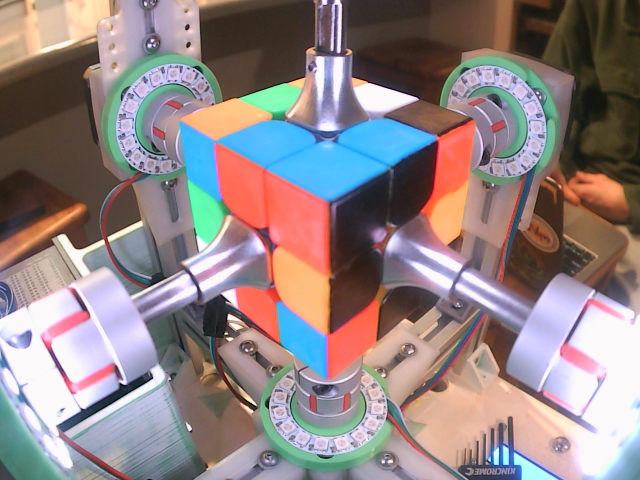
#> input picture copyTop.png, 640 x 480 px
$ python imageTest.py
#> lines starting #> are read from the running program, lines starting #| are printed output that depends on the picture
import cv2 as cv
import imutils

imageTop = cv.imread("copyTop.png")
#> imageTop is the input picture: shape (480, 640, 3); mean B, G, R 132.3, 131.6, 144.9
imageBottom = cv.imread("copyBottom.png")
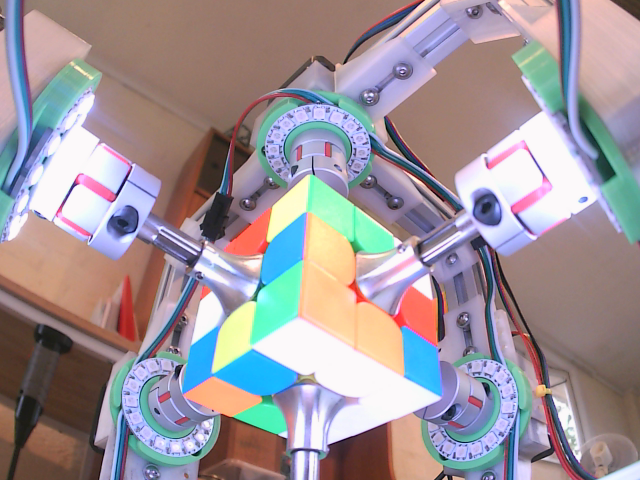
#> input picture copyBottom.png, 640 x 480 px
#> imageBottom is the input picture: shape (480, 640, 3); mean B, G, R 153.3, 147.5, 157.5

#imageTop = imutils.rotate(imageTop, 180)

lineSize = 1

blue = (255, 100, 100)

listBack = [
    (190 ,150), #1
    (225, 175), #2
    (280, 210), #3
    (195, 205), #4
    (240, 235), #5
    (290, 280), #6
    (225, 290), #7
    (250, 300), #8
    (290, 330)  #9
]

listLeft = [
    (350 ,220), #1
    (400, 180), #2
    (450, 155), #3
    (350, 270), #4
    (400, 240), #5
    (445, 205), #6
    (345, 330), #7
    (395, 295), #8
    (420, 290)  #9
]

listUp = [
    (330 ,170), #1
    (260, 135), #2
    (205, 115), #3
    (370, 135), #4
    (325, 110), #5
    (270, 95), #6
    (410, 110), #7
    (370, 95), #8
    (293, 78)  #9
]

listDown = [
    (210 ,290), #1
    (260, 270), #2
    (320, 240), #3
    (260, 310), #4
    (310, 290), #5
    (370, 260), #6
    (338, 332), #7
    (360, 315), #8
    (400, 290)  #9
]

listRight = [
    (330, 80), #1
    (380, 120), #2
    (425, 175), #3
    (330, 120), #4
    (375, 150), #5
    (425, 200), #6
    (330, 180), #7
    (390, 220), #8
    (430, 245)  #9
]

listFront = [
    (198, 174), #1
    (250, 120), #2
    (295, 80), #3
    (200, 200), #4
    (240, 160), #5
    (290, 130), #6
    (190, 250), #7
    (230, 230), #8
    (280, 190)  #9
]

#returns list of colours based on input list of positions
def getColours(list, image, face):
    #this loops takes small snippet of colour and gets BGR value for the dominant colour
    #Then returns cubie value
#> called with face = 'B'
    for i in range(len(list)):
        XY = list[i]
        x = XY[0]
        y = XY[1]
        P1 = (x, y)
        squareSize = 10
        P2 = (x + squareSize, y + squareSize)

        image = cv.rectangle(image, P1, P2, blue, lineSize)
        image = cv.putText(image, str(i+1), P2, 1, 1, blue)
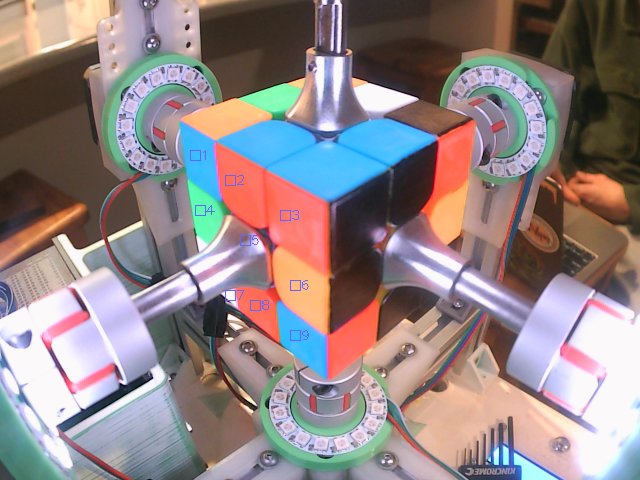
#> image: shape (480, 640, 3); mean B, G, R 132.5, 131.5, 144.8


getColours(listBack, imageTop, "B")
getColours(listLeft, imageTop, "L")
#> call 2 of getColours, with face = 'L'
#> after the loop in getColours (call 2), `for i in range(len(list)):`:
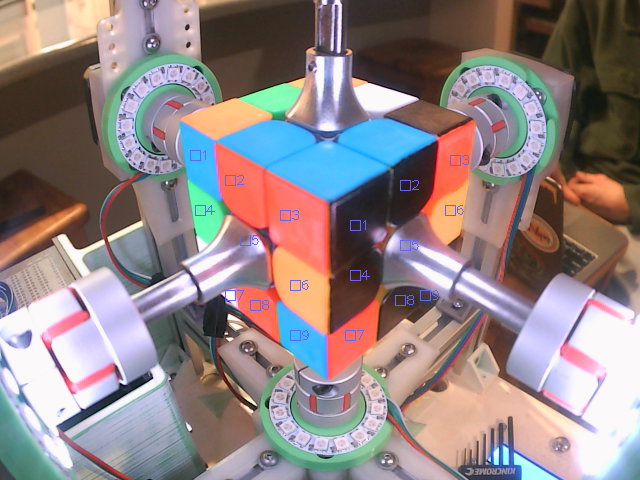
#> image: shape (480, 640, 3); mean B, G, R 132.8, 131.5, 144.7
getColours(listUp, imageTop, "U")
#> call 3 of getColours, with face = 'U'
#> after the loop in getColours (call 3), `for i in range(len(list)):`:
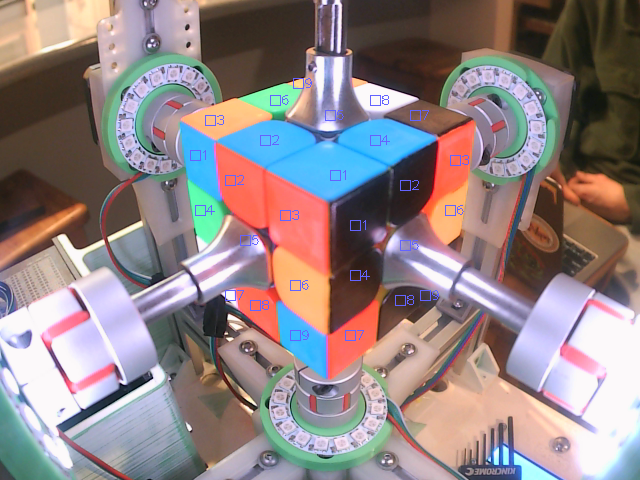
#> image: shape (480, 640, 3); mean B, G, R 132.9, 131.4, 144.6

getColours(listRight, imageBottom, "R")
#> call 4 of getColours, with face = 'R'
#> after the loop in getColours (call 4), `for i in range(len(list)):`:
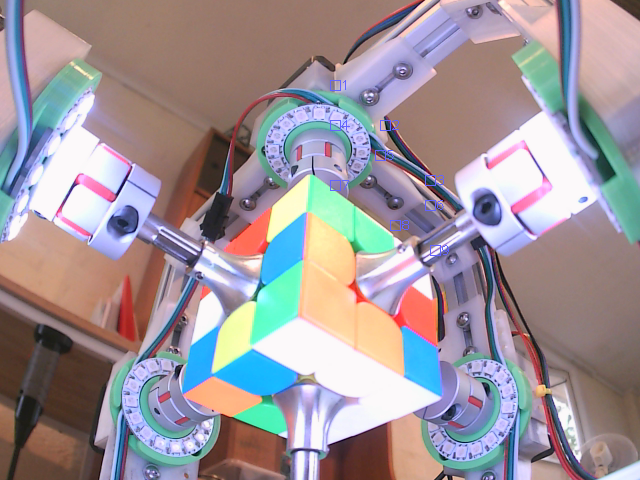
#> image: shape (480, 640, 3); mean B, G, R 153.5, 147.4, 157.5
getColours(listFront, imageBottom, "F")
#> after the loop in getColours (call 5), `for i in range(len(list)):`:
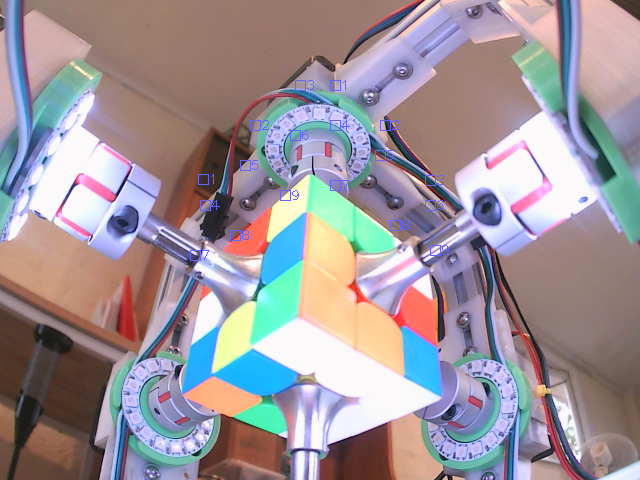
#> image: shape (480, 640, 3); mean B, G, R 153.7, 147.3, 157.4
getColours(listDown, imageBottom, "D")
#> after the loop in getColours (call 6), `for i in range(len(list)):`:
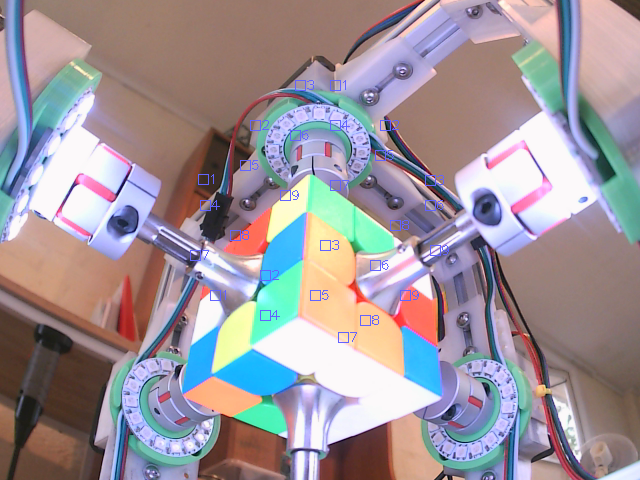
#> image: shape (480, 640, 3); mean B, G, R 153.8, 147.2, 157.2

#show result
cv.imshow("Window", imageTop)
cv.imshow("window2", imageBottom)
cv.waitKey(0)
cv.destroyAllWindows()
